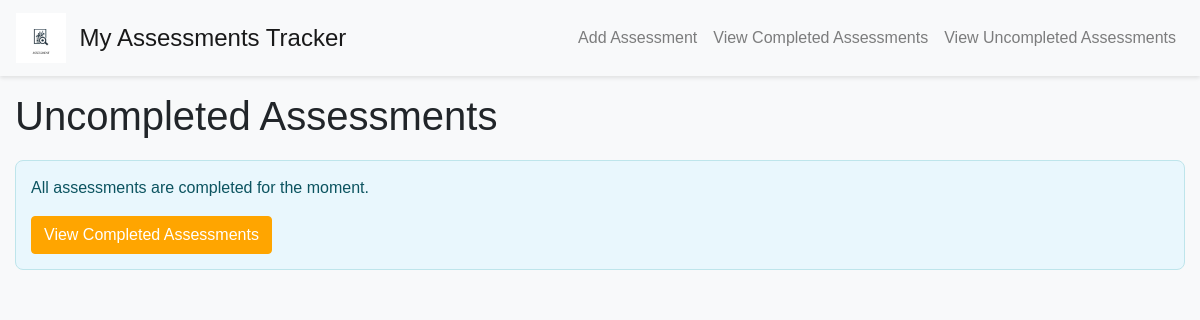
The page /view_uncompleted on the database as committed earlier.
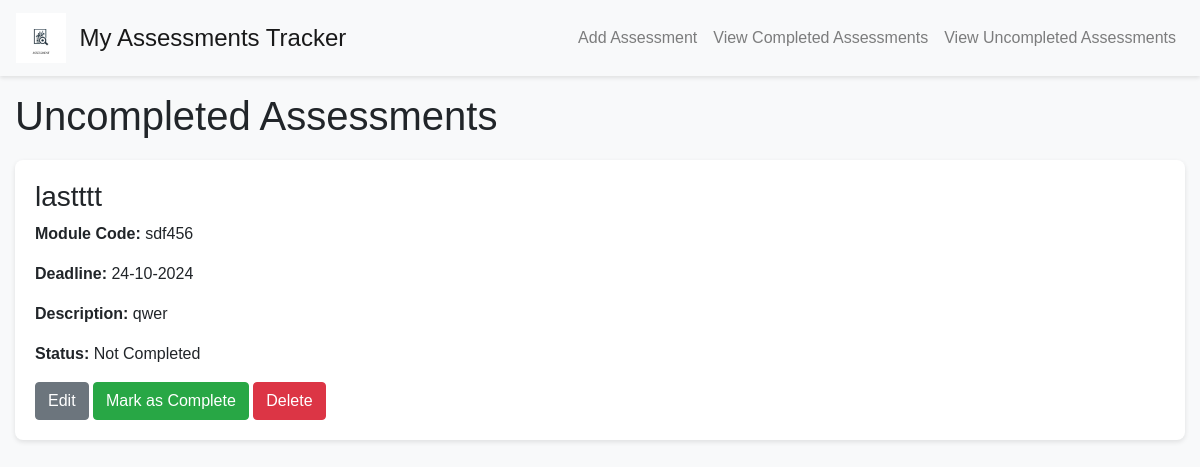
The same page on the database as committed later.
### app/models.py (models this page shows)
class Assessment(db.Model):
    id = db.Column(db.Integer, primary_key=True)
    title = db.Column(db.String(100), nullable=False)
    module_code = db.Column(db.String(20), nullable=False)
    deadline_date = db.Column(db.DateTime, nullable=False)
    description = db.Column(db.Text, nullable=False)
    is_complete = db.Column(db.Boolean, default=False)

### app/views.py (the view)
@app.route('/view_uncompleted')
def view_uncompleted():
    uncompleted_assessments = Assessment.query.filter_by(is_complete=False).all()
    return render_template('view_uncompleted.html', title='Uncompleted Assessments', assessments=uncompleted_assessments)

### app/templates/view_uncompleted.html (shortened to what this page needs)
<!DOCTYPE html>
<html lang="en">
{% extends "base.html" %}
{% block content %}
  <h1>Uncompleted Assessments</h1>
  <div class="assessment-list">
    {% if assessments %}
      {% for assessment in assessments %}
        <div class="assessment-item">
          <h3>{{ assessment.title }}</h3>
          <p><strong>Module Code:</strong> {{ assessment.module_code }}</p>
          <p><strong>Deadline:</strong> {{ assessment.deadline_date.strftime('%d-%m-%Y') }}</p>
          <p><strong>Description:</strong> {{ assessment.description }}</p>
          <p><strong>Status:</strong> Not Completed</p>
          <a href="{{ url_for('edit_assessment', assessment_id=assessment.id) }}" class="btn btn-secondary">Edit</a>
          <form action="{{ url_for('mark_complete', assessment_id=assessment.id) }}" method="post" style="display:inline;">
            <button type="submit" class="btn btn-success">Mark as Complete</button>
          </form>
          <form action="{{ url_for('delete_assessment', assessment_id=assessment.id) }}" method="post" style="display:inline;">
            <button type="submit" class="btn btn-danger">Delete</button>
          </form>
        </div>
      {% endfor %}
    {% else %}
      <div class="alert alert-info">
        <p>All assessments are completed for the moment.</p>
        <a href="{{ url_for('view_completed') }}" class="btn btn-primary">View Completed Assessments</a>
      </div>
    {% endif %}
  </div>
{% endblock %}

Rows that differ between the two databases and show on the page:
now on this page (row edited): Assessment: title "lastttt", module_code "sdf456", deadline_date "24-10-2024", description "qwer"
Other text that changed with them:
text no longer shown: "All assessments are completed for the moment. View Completed Assessments"
